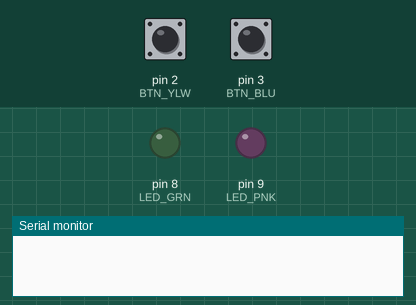
The program below on a simulated Arduino Uno, built with avr-gcc and run on an emulated ATmega328P. Parts: output pins drawn as LEDs (lit = HIGH), the last lines printed to the serial monitor. The inputs (shaded band) are chosen by the test bench; at power-on: pin 2 (BTN_YLW) HIGH, pin 3 (BTN_BLU) HIGH.

Above: at 1.2 s.
1.3 s: pin 2 (BTN_YLW) pulled LOW for 0.15 s
At 1.6 s:
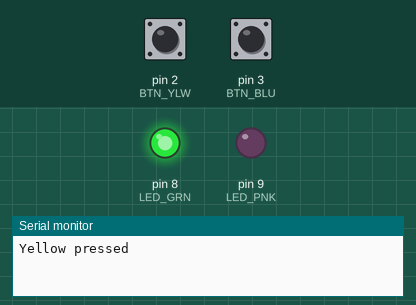
6.0 s: pin 2 (BTN_YLW) pulled LOW for 1 s
At 9.1 s:
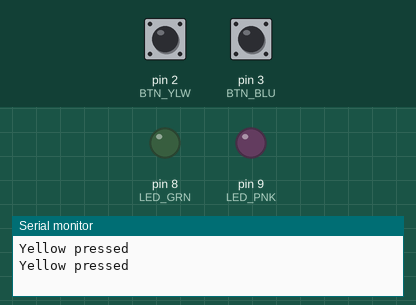
9.5 s: pin 2 (BTN_YLW) pulled LOW for 3.2 s
At 10.2 s:
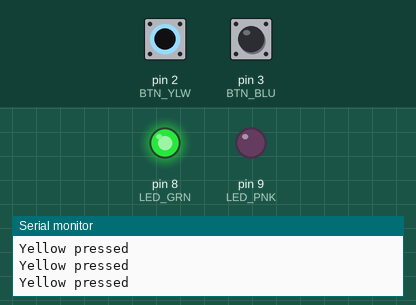
Timing chart, 0 to 13.0 s (numbered marks = the images above; inputs shaded):
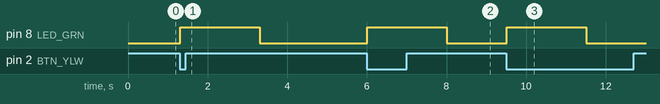

Measured:
- after the input at 1.3 s, pin 8 (LED_GRN): LOW → HIGH at once, → LOW 2.0 s later
- after the input at 6.0 s, pin 8 (LED_GRN): LOW → HIGH at once, → LOW 2.0 s later
- after the input at 9.5 s, pin 8 (LED_GRN): LOW → HIGH at once, → LOW 2.0 s later

The program:

main.cpp
```cpp
#include <Arduino.h>
//Bounce 2 Library importieren
#include <Bounce2.h>

//Buttons an den Pins 2 und 3
//#define BTN_YLW 2
//#define BTN_BLU 3

const int BTN_YLW = 2;
const int BTN_BLU = 3;

const int LED_GRN = 8;
const int LED_PNK = 9;

Bounce2::Button btnYellow = Bounce2::Button();
Bounce2::Button btnBlue = Bounce2::Button();

int counter = 0;

void setup() {
  Serial.begin(9600);

  pinMode(LED_GRN,OUTPUT);
  pinMode(LED_PNK,OUTPUT);

  btnYellow.attach(BTN_YLW, INPUT_PULLUP); //Hier Button auf Pin 2 zuordnen
  btnYellow.setPressedState(LOW); //Button ist Active-Low

  btnBlue.attach(BTN_BLU, INPUT_PULLUP);
  btnBlue.setPressedState(LOW);
}

void loop() {
  btnYellow.update();
  btnBlue.update();

  if (btnYellow.pressed())
  {
    Serial.println("Yellow pressed");

    //Naiver Ansatz --> wird später verbessert (entfernt)
    digitalWrite(LED_GRN,HIGH);
    delay(2000);
    digitalWrite(LED_GRN,LOW);
  }

  if (btnBlue.pressed())
  {
    Serial.println("Blue pressed");
  }

}
```
